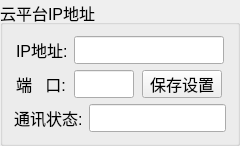
  <widget class="QGroupBox" name="cloudIPSetBox">
   <property name="geometry">
    <rect>
     <x>340</x>
     <y>130</y>
     <width>240</width>
     <height>140</height>
    </rect>
   </property>
   <property name="font">
    <font>
     <pointsize>12</pointsize>
    </font>
   </property>
   <property name="title">
    <string>云平台IP地址</string>
   </property>
   <layout class="QVBoxLayout" name="verticalLayout_5">
    <item>
     <layout class="QHBoxLayout" name="horizontalLayout_17">
      <item>
       <widget class="QLabel" name="label_Hostip">
        <property name="minimumSize">
         <size>
          <width>50</width>
          <height>28</height>
         </size>
        </property>
        <property name="maximumSize">
         <size>
          <width>50</width>
          <height>28</height>
         </size>
        </property>
        <property name="font">
         <font>
          <pointsize>12</pointsize>
         </font>
        </property>
        <property name="text">
         <string>IP地址:</string>
        </property>
       </widget>
      </item>
      <item>
       <widget class="QLineEdit" name="m_hostip">
        <property name="sizePolicy">
         <sizepolicy hsizetype="Expanding" vsizetype="Preferred">
          <horstretch>0</horstretch>
          <verstretch>0</verstretch>
         </sizepolicy>
        </property>
        <property name="minimumSize">
         <size>
          <width>150</width>
          <height>28</height>
         </size>
        </property>
        <property name="maximumSize">
         <size>
          <width>150</width>
          <height>28</height>
         </size>
        </property>
        <property name="font">
         <font>
          <pointsize>12</pointsize>
         </font>
        </property>
        <property name="echoMode">
         <enum>QLineEdit::Normal</enum>
        </property>
       </widget>
      </item>
     </layout>
    </item>
    <item>
     <layout class="QHBoxLayout" name="horizontalLayout_5">
      <item>
       <widget class="QLabel" name="label_com">
        <property name="minimumSize">
         <size>
          <width>50</width>
          <height>28</height>
         </size>
        </property>
        <property name="maximumSize">
         <size>
          <width>50</width>
          <height>28</height>
         </size>
        </property>
        <property name="font">
         <font>
          <pointsize>12</pointsize>
         </font>
        </property>
        <property name="text">
         <string>端   口:</string>
        </property>
       </widget>
      </item>
      <item>
       <widget class="QLineEdit" name="m_com">
        <property name="sizePolicy">
         <sizepolicy hsizetype="Expanding" vsizetype="Preferred">
          <horstretch>0</horstretch>
          <verstretch>0</verstretch>
         </sizepolicy>
        </property>
        <property name="minimumSize">
         <size>
          <width>60</width>
          <height>28</height>
         </size>
        </property>
        <property name="maximumSize">
         <size>
          <width>60</width>
          <height>28</height>
         </size>
        </property>
        <property name="font">
         <font>
          <pointsize>12</pointsize>
         </font>
        </property>
        <property name="echoMode">
         <enum>QLineEdit::Normal</enum>
        </property>
       </widget>
      </item>
      <item>
       <widget class="QPushButton" name="pushButton_saveCloudIP">
        <property name="sizePolicy">
         <sizepolicy hsizetype="Expanding" vsizetype="Preferred">
          <horstretch>0</horstretch>
          <verstretch>0</verstretch>
         </sizepolicy>
        </property>
        <property name="minimumSize">
         <size>
          <width>0</width>
          <height>28</height>
         </size>
        </property>
        <property name="maximumSize">
         <size>
          <width>80</width>
          <height>28</height>
         </size>
        </property>
        <property name="font">
         <font>
          <pointsize>12</pointsize>
         </font>
        </property>
        <property name="text">
         <string>保存设置</string>
        </property>
       </widget>
      </item>
     </layout>
    </item>
    <item>
     <layout class="QHBoxLayout" name="horizontalLayout_25">
      <item>
       <widget class="QLabel" name="label_cloudComStatus">
        <property name="minimumSize">
         <size>
          <width>0</width>
          <height>28</height>
         </size>
        </property>
        <property name="maximumSize">
         <size>
          <width>16777215</width>
          <height>28</height>
         </size>
        </property>
        <property name="font">
         <font>
          <pointsize>12</pointsize>
         </font>
        </property>
        <property name="text">
         <string>通讯状态:</string>
        </property>
       </widget>
      </item>
      <item>
       <widget class="QLineEdit" name="m_cloudComStatus">
        <property name="sizePolicy">
         <sizepolicy hsizetype="Expanding" vsizetype="Preferred">
          <horstretch>0</horstretch>
          <verstretch>0</verstretch>
         </sizepolicy>
        </property>
        <property name="minimumSize">
         <size>
          <width>0</width>
          <height>28</height>
         </size>
        </property>
        <property name="maximumSize">
         <size>
          <width>150</width>
          <height>28</height>
         </size>
        </property>
        <property name="font">
         <font>
          <pointsize>12</pointsize>
         </font>
        </property>
        <property name="echoMode">
         <enum>QLineEdit::Normal</enum>
        </property>
        <property name="readOnly">
         <bool>true</bool>
        </property>
       </widget>
      </item>
     </layout>
    </item>
   </layout>
  </widget>
